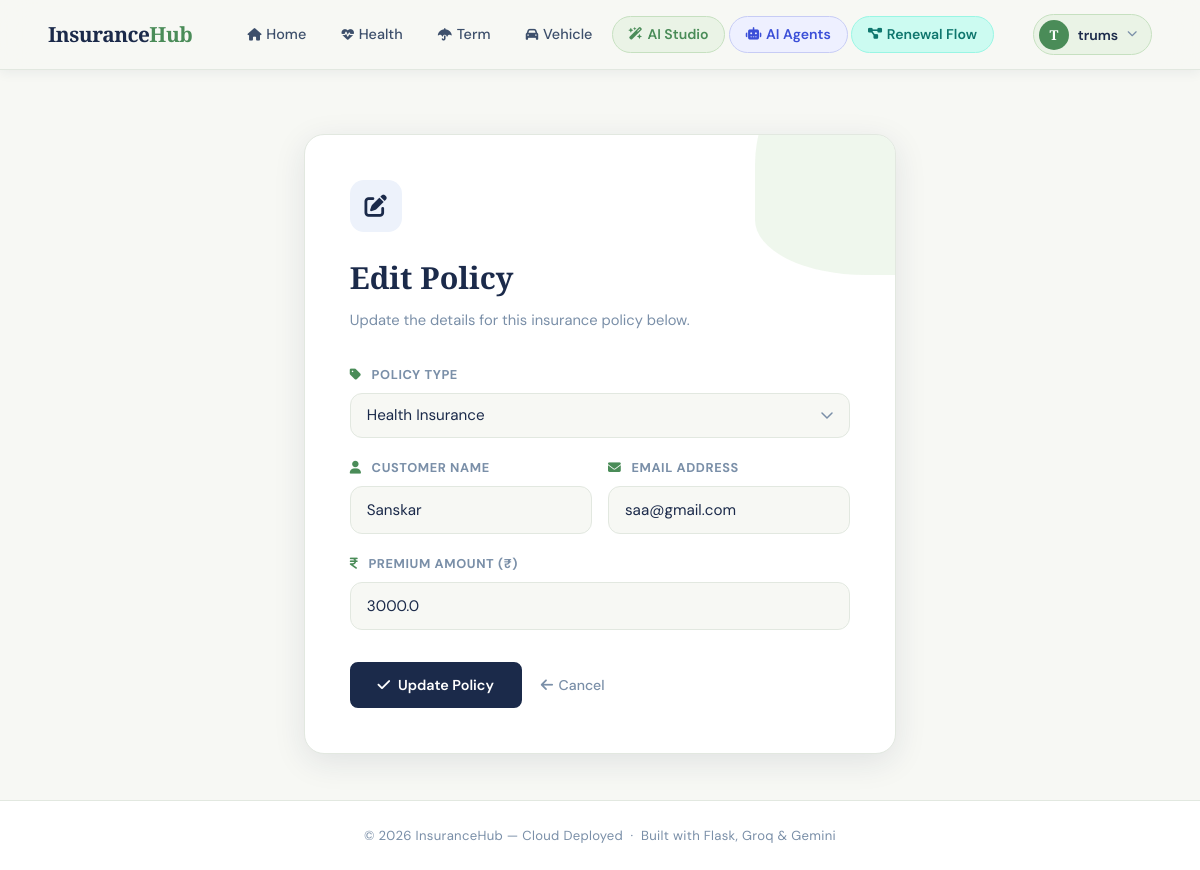
The page /edit/6 (signed in) on the database its author committed.
### app/models.py (models this page shows, shortened)
class User(UserMixin, db.Model):
    __tablename__ = "user"
    id            = db.Column(db.Integer, primary_key=True)
    username      = db.Column(db.String(100), unique=True, nullable=False)
    email         = db.Column(db.String(150), unique=True, nullable=False)
    password_hash = db.Column(db.String(256), nullable=False)
    created_at    = db.Column(db.DateTime, default=datetime.utcnow)
    policies = db.relationship("Policy", backref="owner", lazy=True)

class Policy(db.Model):
    __tablename__ = "policy"
    id             = db.Column(db.Integer, primary_key=True)
    policy_type    = db.Column(db.String(100), nullable=False)
    customer_name  = db.Column(db.String(150), nullable=False)
    email          = db.Column(db.String(150), nullable=False)
    premium_amount = db.Column(db.Float, nullable=False)
    created_at     = db.Column(db.DateTime, default=datetime.utcnow)
    user_id = db.Column(db.Integer, db.ForeignKey("user.id"), nullable=False)

### app/routes.py (the view, shortened to what this page needs)
@main.route("/edit/<int:id>", methods=["GET", "POST"])
@login_required
def edit_policy(id):
    policy = Policy.query.get_or_404(id)
    if policy.user_id != current_user.id:
        flash("You are not authorised to edit this policy.", "danger")
        return redirect(url_for("main.home"))
    return render_template("edit_policy.html", policy=policy)

### app/models.py (called while the page is built)
@login_manager.user_loader
def load_user(user_id):
    return User.query.get(int(user_id))

### app/templates/edit_policy.html (shortened to what this page needs)
{% extends "base.html" %}
{% block content %}
<div class="form-page">
    <div class="form-card">
        <div class="form-icon-header" style="background:#edf2fb;color:var(--navy);">
            <i class="fa-solid fa-pen-to-square"></i>
        </div>
        <h1 class="form-page-title">Edit Policy</h1>
        <p class="form-page-sub">Update the details for this insurance policy below.</p>
        <form method="POST">
            <div class="form-group">
                <label><i class="fa fa-tag"></i> Policy Type</label>
                <select name="policy_type" required>
                    <option value="Health Insurance"  {% if policy.policy_type == 'Health Insurance'  %}selected{% endif %}>Health Insurance</option>
                </select>
            </div>
            <div class="form-row">
                <div class="form-group">
                    <label><i class="fa fa-user"></i> Customer Name</label>
                    <input type="text" name="customer_name" value="{{ policy.customer_name }}" required>
                </div>
                <div class="form-group">
                    <label><i class="fa fa-envelope"></i> Email Address</label>
                    <input type="email" name="email" value="{{ policy.email }}" required>
                </div>
            </div>
            <div class="form-group">
                <label><i class="fa fa-indian-rupee-sign"></i> Premium Amount (&#8377;)</label>
                <input type="number" step="0.01" name="premium_amount" value="{{ policy.premium_amount }}" min="0" required>
            </div>
            <div class="form-footer">
                <button type="submit" class="primary-btn">
                    <i class="fa fa-check"></i> Update Policy
                </button>
                <a href="{{ url_for('main.home') }}" class="back-link">
                    <i class="fa fa-arrow-left"></i> Cancel
                </a>
            </div>
        </form>
    </div>
</div>
{% endblock %}

### app/templates/base.html (shortened to what this page needs)
<!DOCTYPE html>
<html lang="en">
<head>
    <link rel="stylesheet" href="https://cdnjs.cloudflare.com/ajax/libs/font-awesome/6.5.0/css/all.min.css">
    <link rel="stylesheet" href="{{ url_for('static', filename='css/style.css') }}">
</head>
<body>
<nav class="navbar">
    <div class="logo">Insurance<span>Hub</span></div>
    <div class="nav-links">
        {% if current_user.is_authenticated %}
            <a href="{{ url_for('main.home') }}">
                <i class="fa-solid fa-house" style="font-size:0.78rem;margin-right:0.3rem;"></i>Home
            </a>
            <a href="{{ url_for('main.health') }}">
                <i class="fa-solid fa-heart-pulse" style="font-size:0.78rem;margin-right:0.3rem;"></i>Health
            </a>
            <a href="{{ url_for('main.term') }}">
                <i class="fa-solid fa-umbrella" style="font-size:0.78rem;margin-right:0.3rem;"></i>Term
            </a>
            <a href="{{ url_for('main.vehicle') }}">
                <i class="fa-solid fa-car" style="font-size:0.78rem;margin-right:0.3rem;"></i>Vehicle
            </a>
            <a href="{{ url_for('main.ai_studio') }}" class="nav-ai-btn">
                <i class="fa-solid fa-wand-magic-sparkles" style="font-size:0.78rem;margin-right:0.3rem;"></i>AI Studio
            </a>
            <a href="{{ url_for('main.agent_ui') }}" class="nav-agent-btn">
                <i class="fa-solid fa-robot" style="font-size:0.78rem;margin-right:0.3rem;"></i>AI Agents
            </a>
            <a href="{{ url_for('main.renewal_flowchart') }}" class="nav-renewal-btn">
                <i class="fa-solid fa-diagram-project" style="font-size:0.78rem;margin-right:0.3rem;"></i>Renewal Flow
            </a>
        {% else %}
            <a href="{{ url_for('auth.login') }}"    class="nav-login-btn">Sign In</a>
            <a href="{{ url_for('auth.register') }}" class="primary-btn" style="padding:0.45rem 1.1rem;font-size:0.85rem;">
                Get Started
            </a>
        {% endif %}
    </div>
    {% if current_user.is_authenticated %}
        <div class="nav-user-dropdown">
            <button class="nav-user-btn" onclick="toggleDropdown()" type="button">
                <div class="nav-avatar">{{ current_user.username[0].upper() }}</div>
                <span class="nav-username">{{ current_user.username }}</span>
                <i class="fa fa-chevron-down nav-chevron"></i>
            </button>
        </div>
    {% endif %}
</nav>
<div class="content">
    {% block content %}{% endblock %}
</div>
<footer>
    &copy; 2026 InsuranceHub &mdash; Cloud Deployed &nbsp;&middot;&nbsp; Built with Flask, Groq &amp; Gemini
</footer>
</body>
</html>

### app/templates/base.html (style rules this page uses)
.nav-ai-btn { font-weight: 600 !important; color: var(--sage-dk) !important; background: var(--bg-sage-lt) !important; border: 1px solid var(--sage-lt) !important; border-radius: 100px !important; padding: 0.38rem 1rem !important; font-size: 0.88rem !important; text-decoration: none; transition: all 0.2s ease !important; display: inline-flex; align-items: center; }
.nav-agent-btn { font-weight: 600 !important; color: #3b4fd8 !important; background: #eef0ff !important; border: 1px solid #c7ccf5 !important; border-radius: 100px !important; padding: 0.38rem 1rem !important; font-size: 0.88rem !important; text-decoration: none; transition: all 0.2s ease !important; display: inline-flex; align-items: center; }
.nav-renewal-btn { font-weight: 600 !important; color: #0f766e !important; background: #ccfbf1 !important; border: 1px solid #99f6e4 !important; border-radius: 100px !important; padding: 0.38rem 1rem !important; font-size: 0.88rem !important; text-decoration: none; transition: all 0.2s ease !important; display: inline-flex; align-items: center; }

### rows shown on the page
User: username "T", username "trums"
Policy: policy_type "Health Insurance", customer_name "Sanskar", email "saa@gmail.com", premium_amount "3000.0"
